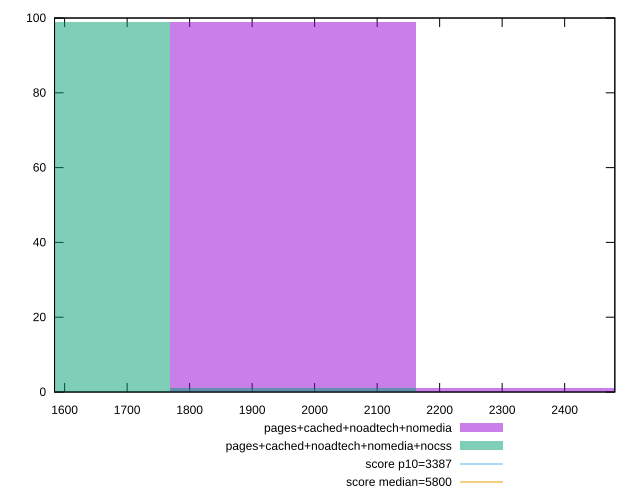

The script that saved this image:
reset

$pagesCachedNoadtechNomedia <<EOF
2357.990893109918 1
1964.9924109249314 99
EOF

$pagesCachedNoadtechNomediaNocss <<EOF
1964.9924109249314 1
1571.9939287399452 99
EOF

set key outside below
set boxwidth 392.9984821849863
set xrange [1583.8697000000002:2480.271388028145]
set yrange [0:100]
set trange [0:100]
set style fill transparent solid 0.5 noborder

set parametric
set terminal svg size 640, 500 enhanced background rgb 'white'
set output "report_00016_2021-02-10T13-31-48.338Z/speed-index/comparison/histogram/3_vs_4.svg"

plot $pagesCachedNoadtechNomedia title "pages+cached+noadtech+nomedia" with boxes, \
     $pagesCachedNoadtechNomediaNocss title "pages+cached+noadtech+nomedia+nocss" with boxes, \
     3387,t title "score p10=3387", \
     5800,t title "score median=5800"

reset
